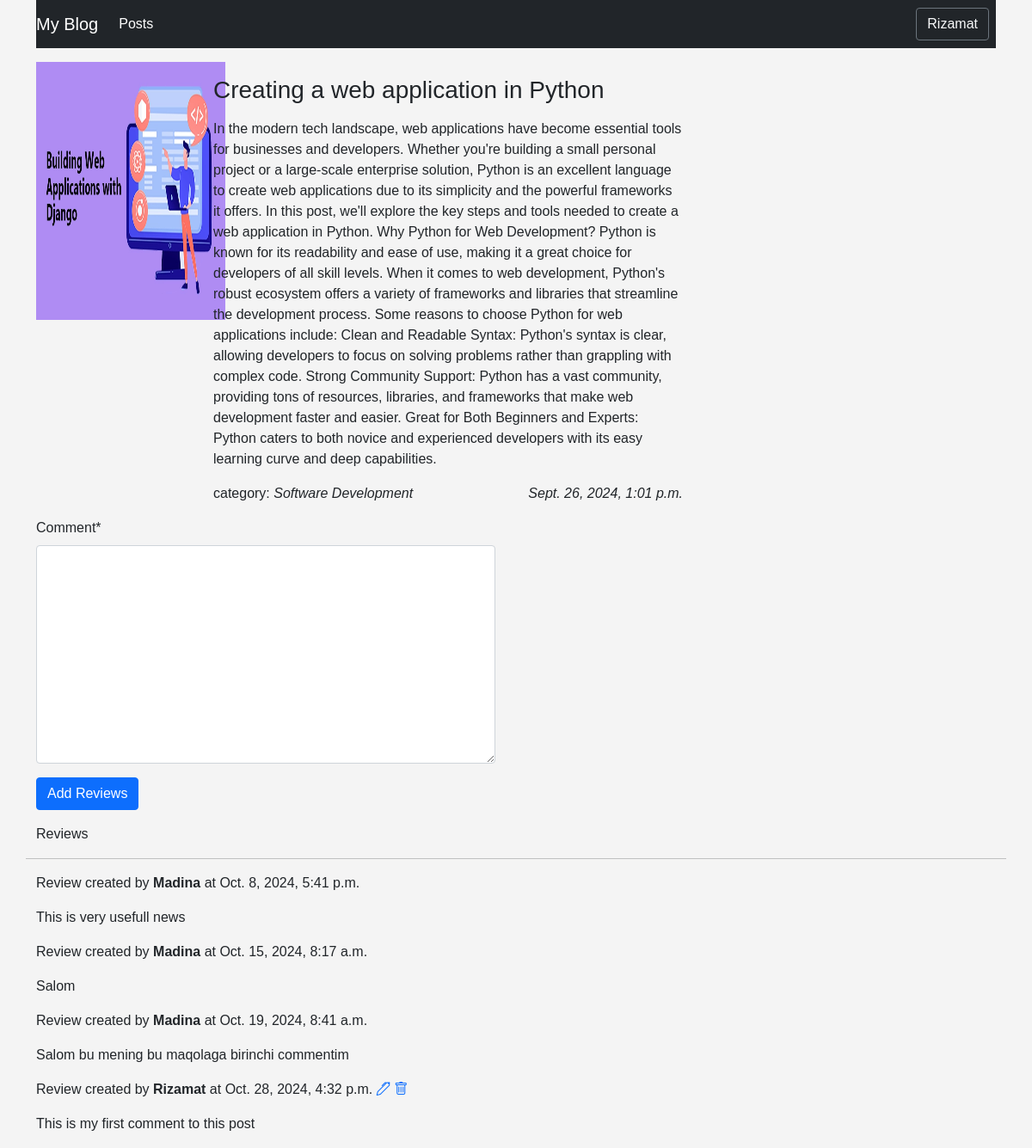
The page /post/1/ (signed in) on the database its author committed.
### post/models.py (models this page shows, shortened)
class Post(models.Model):
    Status_choices = [
        ('Draft','DR'),
        ('Published',   'PB')
    ]
    title = models.CharField(max_length=255)
    content = models.TextField()
    author = models.ForeignKey(User, on_delete=models.CASCADE, blank=True, null=True)
    image = models.ImageField(upload_to='images/', blank=True, null=True, default='default.png')
    category = models.ForeignKey(Category, on_delete=models.CASCADE, related_name='posts')
    created_at = models.DateTimeField(auto_now_add=True)
    update_at = models.DateTimeField(auto_now=True)
    published_time = models.DateTimeField(default=timezone.now)
    status = models.CharField(choices=Status_choices, null=True, max_length=50)
    tags = models.ManyToManyField('Tag', related_name='posts')
    views = models.IntegerField(default=0)  # Ko'rishlar soni uchun maydon
    is_approved = models.BooleanField(default=False)  # Admin tasdiqlashi uchun

class Category(models.Model):
    name = models.CharField(max_length=100)
    def __str__(self):
        return self.name

class PostReview(models.Model):
    title = models.ForeignKey(Post, on_delete=models.CASCADE, null=True, blank=True)
    author = models.ForeignKey(User, on_delete=models.CASCADE, null=True, blank=True)  # Sharh muallifi
    post = models.ForeignKey(Post, on_delete=models.CASCADE, related_name='reviews', null=True, blank=True)  # Postga bog'lanish
    comment = models.TextField()  # Sharh mazmuni
    created_at = models.DateTimeField(default=timezone.now)  # Sharh yaratilgan sana

### post/views.py (the view)
# urls.py: path("<int:id>/", PostDetailView.as_view(), name="post_detail"),
class PostDetailView(View):
    def get(self, request, id):
        post = Post.objects.get(id=id)
        review_form = PostReviewForm()
        context = {
            'post':post,
            'review_form':review_form,
        }
        return render(request, 'detail_post.html', context)

### post/forms.py
class PostReviewForm(forms.ModelForm):
    class Meta:
        model = PostReview
        fields = ['comment']

### post/templates/detail_post.html (shortened to what this page needs)
{% extends 'base.html' %}
{% load static %}
{% load crispy_forms_tags %}
{% block content %}
<div class="row mt-3">
    <div class="col-2 me-3">
        <img src="{{ post.image.url}}" alt="{{post.title}}" class='cover-pic'>
    </div>
    <div class="col-6">
        <h3 class="my-3">{{post.title}}</a></h3>
        <p class="align-center justify-content-between">{{post.content}}</p>
        <div class="d-flex justify-content-between">
            <p>category: <i>{{post.category}}</i></p>
            <p><i>{{post.created_at}}</i></p>
        </div>
    </div>
    <div class="row ">
        <div class="col-6">
            <form action="{% url 'reviews' post.id %}" method="post">
                {{review_form | crispy}}
                <button type="submit" class="btn btn-primary"> Add Reviews </button>
            </form>
        </div>
    </div>
    {% if post.reviews.all %}
        <p class="mt-3">Reviews</p> <hr>
        <div class="row">
            <div class="col-6">
                {% for review in post.reviews.all %}
                    {% if review %}
                        <p> Review created by <strong>{{ review.author }} </strong>at <span class="fw-lighter">{{ review.created_at }}</span>
                            {% if review.author == request.user %}
                                <a href="{% url 'edit_review' post.id review.id %}"><i class="bi bi-pen"></i></a>
                                <a href="{% url 'confirm_delete_review' post.id review.id %}"><i class="bi bi-trash"></i></a>
                            {% endif %}
                        </p>
                        <p>{{ review.comment }}</p>
                    {% else %}
                        <p>Not yet comment</p>
                    {% endif %}
                {% endfor %}
            </div>
        </div>
    {% endif %}
</div>
{% endblock %}

### templates/base.html (shortened to what this page needs)
{% load static %}
<!DOCTYPE html>
<html lang="en">
    <head>
      <link href="https://cdn.jsdelivr.net/npm/bootstrap@5.0.2/dist/css/bootstrap.min.css" rel="stylesheet">
      <link rel="stylesheet" href="https://cdn.jsdelivr.net/npm/bootstrap-icons@1.11.3/font/bootstrap-icons.min.css">
      <link rel="stylesheet" href="{% static 'css/style.css' %}?v={{ STATIC_VERSION }}">
    </head>
    <body>
        <div class="nav-bar">
            <div class="container">
                <nav class="navbar navbar-expand-md bg-dark navbar-dark">
                    <a href="{% url 'home' %}" class="navbar-brand">My Blog</a>
                    <div class="navbar-collapse d-flex justify-content-between" id="navbarCollapse">
                        <div class="navbar-nav mr-auto">
                            <a href="{% url 'post' %}" class="nav-item nav-link active">Posts</a>
                        </div>
                        <div class="mx-2 ">
                          <div class="dropdown">
                            <button class="btn btn-secondary bg-dark" type="button" id="dropdownMenuButton1" data-bs-toggle="dropdown" aria-expanded="false">
                              {% if request.user.is_authenticated %}
                              <a href="#" class="text-decoration-none text-light">{{user.username}}</a>
                              {% else %}
                                <a href="" class="text-decoration-none text-light">Profile Menu</a>
                              {% endif %}
                            </button>
                          </div>
                        </div>
                    </div>
                </nav>
                {%block content%}
                {%endblock %}
            </div>
        </div>
    </body>
</html>

### static/css/style.css (style rules this page uses)
* { font-family: sans-serif; }
a { text-decoration: none; }
.cover-pic { width: 220px; height: 300px; }
body { font-family: Arial, sans-serif; margin: 0; padding: 0; background-color: #f4f4f4; }

### rows shown on the page
Post: image (picture), title "Creating a web application in Python", content "In the modern tech landscape, web applications have become essential tools for businesses and developers. Whether you're building a small personal project or a large-scale enterprise solution, Python is an excellent language to create web applications due to its simplicity and the powerful frameworks it offers. In this post, we'll explore the key steps and tools needed to create a web application in Python. Why Python for Web Development? Python is known for its readability and ease of use, making it a great choice for developers of all skill levels. When it comes to web development, Python's robust ecosystem offers a variety of frameworks and libraries that streamline the development…", category "Software Development", created_at "Sept. 26, 2024, 1:01 p.m."
PostReview: author "Madina", created_at "Oct. 8, 2024, 5:41 p.m.", comment "This is very usefull news"
PostReview: author "Madina", created_at "Oct. 15, 2024, 8:17 a.m.", comment "Salom"
PostReview: author "Madina", created_at "Oct. 19, 2024, 8:41 a.m.", comment "Salom bu mening bu maqolaga birinchi commentim"
PostReview: author "Rizamat", created_at "Oct. 28, 2024, 4:32 p.m.", comment "This is my first comment to this post"

### other values the page prints
{{ user.username }} "Rizamat"
